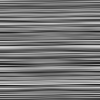
Frame 1 (no input)
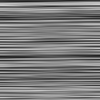
Frame 60 (no input)
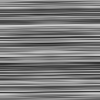
Frame 120 (the mouse pressed at the canvas centre since frame 60)

The p5.js sketch that drew these frames (run headless with seeded random() and noise() and a simulated clock; from frame 60 on, the mouse is pressed at the canvas centre):

// p5.js sketch
// ── sketch.js
let xOffset;

function setup() {
    createCanvas(100, 100);
    background(0);
    xOffset = 0;
}

function draw() {
    loadPixels();
    let d = pixelDensity();
    let pixelsQuantity = (width * d) * (height * d);

    // Why   pixelsQuantity * 4   ?
    // Each pixel has 4 values: Red - Green - Blue - Alpha
    for (let i = 0; i < pixelsQuantity * 4; i = i + 4) {
        let cor = color(map(noise(xOffset), 0, 1, 0, 255));

        pixels[i] = red(cor);
        pixels[i + 1] = green(cor);
        pixels[i + 2] = blue(cor);
        pixels[i + 3] = alpha(cor);
        xOffset += 0.01;
    }
    updatePixels();
}
